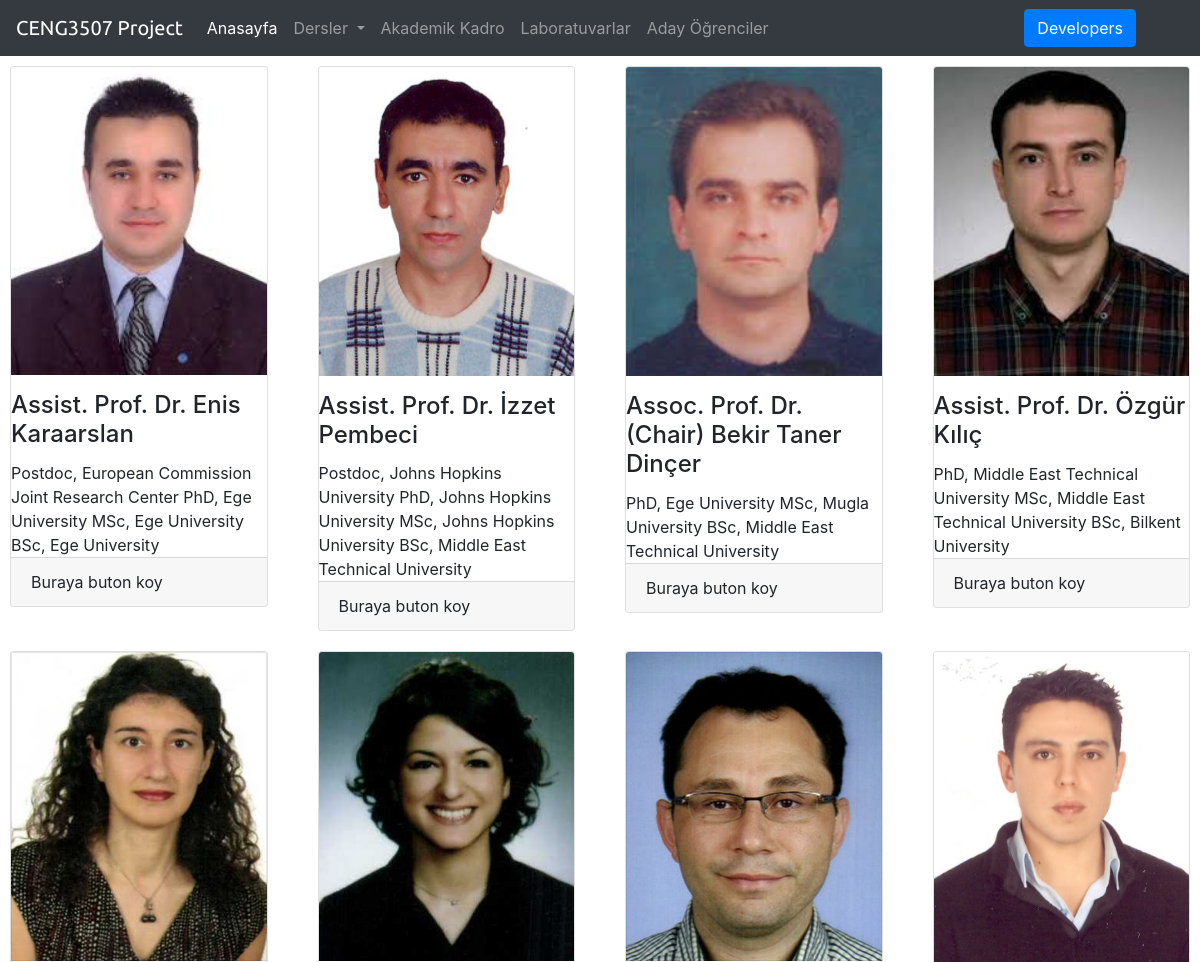
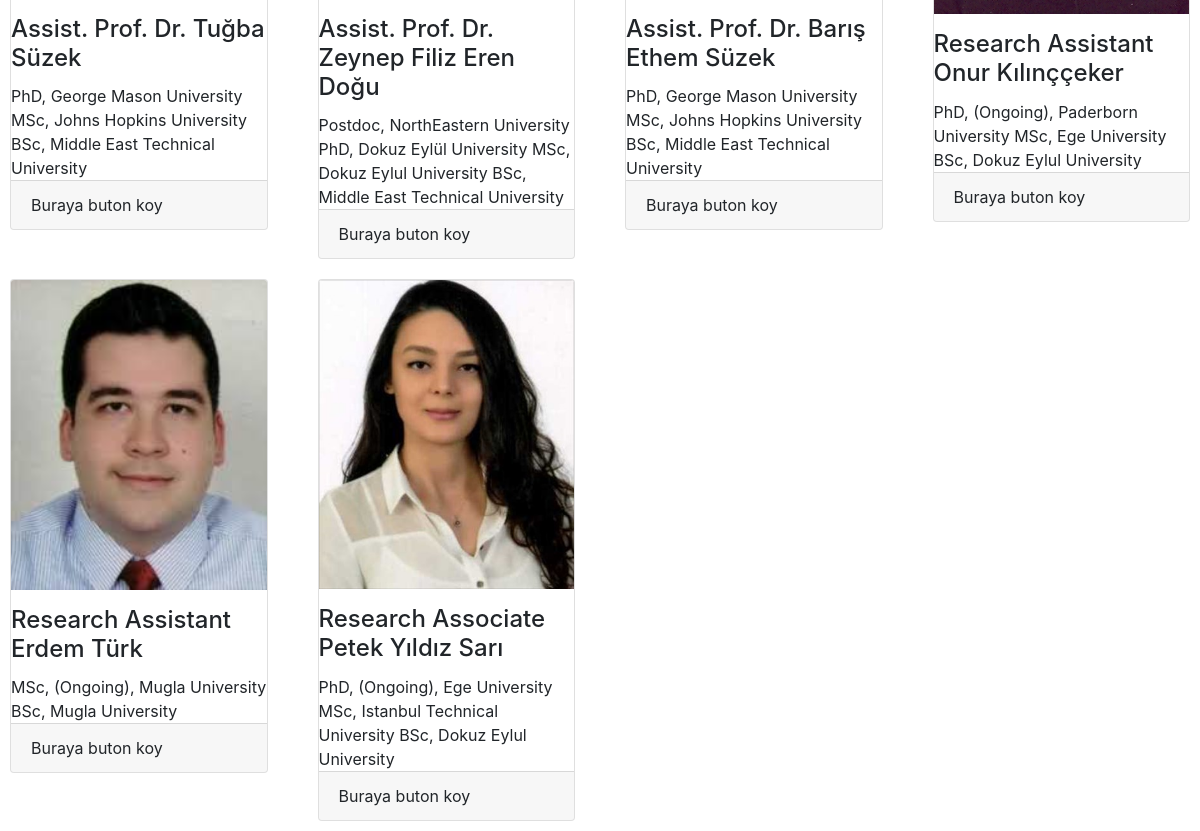
Page /lecturers/ on the committed database (2 pictures, top to bottom).
### app_lecturer/models.py (models this page shows, shortened)
class Lecturer(models.Model):
    name = models.CharField(max_length=100)
    surname = models.CharField(max_length=100, primary_key=True)
    title = models.CharField(max_length=100, blank=True, null=True)
    bolum = models.CharField(max_length=100, blank=True, null=True)
    office_code = models.CharField(max_length=20)
    e_mail = models.EmailField(max_length=100)
    telephone = models.CharField(max_length=15)
    web_site = models.TextField(validators=[URLValidator()])
    aciklama = models.TextField(blank=True, null=True)
    image = models.ImageField(upload_to="uploads", blank=True, null=True)

### app_lecturer/views.py (the view)
def index(request):
    lecturers = Lecturer.objects.filter(bolum='Bilgisayar Mühendisliği')
    context = {"lecturers": lecturers}
    return render(request, 'lecturer/index.html', context)

### templates/lecturer/index.html
{% extends "base.html" %}
{% block content %}
<div class="row">
    {% for lecturer in lecturers %}
    <div class="col-sm-3">
        <div class="card">
            <img class="card-img-top"
                 src="{{ MEDIA_URL }}{{ lecturer.image }}">
            <div class="card-block">
                <h4 class="card-title mt-3">{{lecturer.title}} {{lecturer.name}} {{lecturer.surname}}</h4>
                <div class="meta">
                    {{lecturer.aciklama}}
                </div>
            </div>
            <div class="card-footer">
                Buraya buton koy
            </div>
        </div>
    </div>
    {% endfor %}
</div>
{% endblock %}

### templates/base.html (shortened to what this page needs)
<!DOCTYPE html>
<html lang="en">
<head>
    <link rel="stylesheet" href="https://maxcdn.bootstrapcdn.com/font-awesome/4.7.0/css/font-awesome.min.css">
    <link rel="stylesheet" href="https://maxcdn.bootstrapcdn.com/bootstrap/4.0.0-beta.2/css/bootstrap.min.css">
</head>
<body>
<nav class="navbar navbar-expand-lg navbar-dark bg-dark">
  <a style="font-family: 'Ubuntu', sans-serif;" class="navbar-brand" href="{% url 'homepage' %}">CENG3507 Project</a>
  <div class="collapse navbar-collapse" id="navbarSupportedContent">
    <ul class="navbar-nav mr-auto">
      <li class="nav-item active">
        <a class="nav-link" href="{% url 'homepage' %}">Anasayfa <span class="sr-only">(current)</span></a>
      </li>
      <li class="nav-item dropdown">
        <a class="nav-link dropdown-toggle" href="#" id="navbarDropdown" role="button" data-toggle="dropdown" aria-haspopup="true" aria-expanded="false">
          Dersler
        </a>
      </li>
      <li class="nav-item">
        <a class="nav-link " href="{% url 'lecturer' %}">Akademik Kadro</a>
      </li>
        <li class="nav-item">
        <a class="nav-link " href="{% url 'lab' %}">Laboratuvarlar</a>
      </li>
        <li class="nav-item">
        <a class="nav-link " href="#">Aday Öğrenciler</a>
    </ul>
    <ul class="navbar-nav ml-auto mr-5">
        <li class="nav-item">
            <a class="btn btn-primary developer-button" href="{% url 'developers' %}" role="button">Developers</a>
        </li>
      </ul>
  </div>
</nav>
{% block content %}{% endblock %}
</body>
</html>

### templates/base.html (style rules this page uses)
.developer-button { color: #ffffff }
.card { margin: 10px }

### rows in the picture
Lecturer: image (picture), title "Assist. Prof. Dr.", name "Enis", surname "Karaarslan", aciklama "Postdoc, European Commission Joint Research Center PhD, Ege University MSc, Ege University BSc, Ege University"
Lecturer: image (picture), title "Assist. Prof. Dr.", name "İzzet", surname "Pembeci", aciklama "Postdoc, Johns Hopkins University PhD, Johns Hopkins University MSc, Johns Hopkins University BSc, Middle East Technical University"
Lecturer: image (picture), title "Assoc. Prof. Dr. (Chair)", name "Bekir Taner", surname "Dinçer", aciklama "PhD, Ege University MSc, Mugla University BSc, Middle East Technical University"
Lecturer: image (picture), title "Assist. Prof. Dr.", name "Özgür", surname "Kılıç", aciklama "PhD, Middle East Technical University MSc, Middle East Technical University BSc, Bilkent University"
Lecturer: image (picture), title "Assist. Prof. Dr.", name "Tuğba", surname "Süzek", aciklama "PhD, George Mason University MSc, Johns Hopkins University BSc, Middle East Technical University"
Lecturer: image (picture), title "Assist. Prof. Dr.", name "Zeynep Filiz Eren", surname "Doğu", aciklama "Postdoc, NorthEastern University PhD, Dokuz Eylül University MSc, Dokuz Eylul University BSc, Middle East Technical University"
Lecturer: image (picture), title "Assist. Prof. Dr.", name "Barış", surname "Ethem Süzek", aciklama "PhD, George Mason University MSc, Johns Hopkins University BSc, Middle East Technical University"
Lecturer: image (picture), title "Research Assistant", name "Onur", surname "Kılınççeker", aciklama "PhD, (Ongoing), Paderborn University MSc, Ege University BSc, Dokuz Eylul University"
Lecturer: image (picture), title "Research Assistant", name "Erdem", surname "Türk", aciklama "MSc, (Ongoing), Mugla University BSc, Mugla University"
Lecturer: image (picture), title "Research Associate", name "Petek Yıldız", surname "Sarı", aciklama "PhD, (Ongoing), Ege University MSc, Istanbul Technical University BSc, Dokuz Eylul University"
